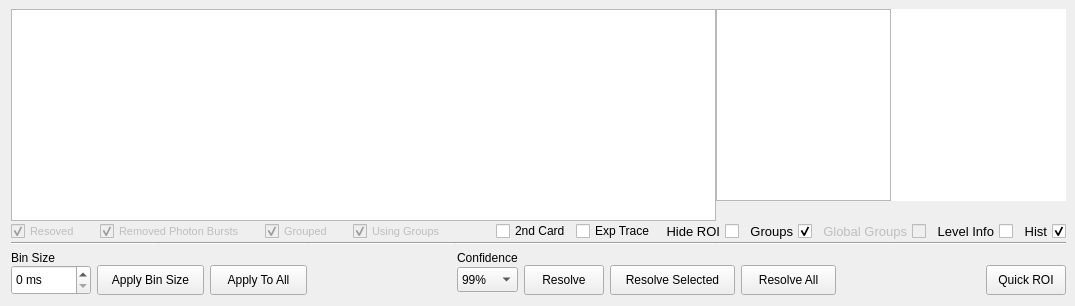
      <widget class="QWidget" name="tabIntensity">
       <property name="enabled">
        <bool>true</bool>
       </property>
       <property name="autoFillBackground">
        <bool>true</bool>
       </property>
       <attribute name="icon">
        <iconset resource="../icons.qrc">
         <normaloff>:/icons/icons/intensity.png</normaloff>:/icons/icons/intensity.png</iconset>
       </attribute>
       <attribute name="title">
        <string>Intensity</string>
       </attribute>
       <layout class="QGridLayout" name="gridLayout">
        <property name="topMargin">
         <number>9</number>
        </property>
        <property name="rightMargin">
         <number>9</number>
        </property>
        <item row="5" column="0">
         <layout class="QGridLayout" name="layInt_Buttons">
          <property name="verticalSpacing">
           <number>0</number>
          </property>
          <item row="1" column="0">
           <widget class="QSpinBox" name="spbBinSize">
            <property name="sizePolicy">
             <sizepolicy hsizetype="Preferred" vsizetype="Fixed">
              <horstretch>0</horstretch>
              <verstretch>0</verstretch>
             </sizepolicy>
            </property>
            <property name="minimumSize">
             <size>
              <width>80</width>
              <height>30</height>
             </size>
            </property>
            <property name="suffix">
             <string> ms</string>
            </property>
            <property name="prefix">
             <string/>
            </property>
            <property name="maximum">
             <number>9999</number>
            </property>
           </widget>
          </item>
          <item row="1" column="1">
           <widget class="QPushButton" name="btnApplyBin">
            <property name="sizePolicy">
             <sizepolicy hsizetype="Fixed" vsizetype="Fixed">
              <horstretch>0</horstretch>
              <verstretch>0</verstretch>
             </sizepolicy>
            </property>
            <property name="minimumSize">
             <size>
              <width>107</width>
              <height>30</height>
             </size>
            </property>
            <property name="text">
             <string>Apply Bin Size</string>
            </property>
            <property name="icon">
             <iconset resource="../icons.qrc">
              <normaloff>:/icons/icons/apply-one.png</normaloff>:/icons/icons/apply-one.png</iconset>
            </property>
            <property name="iconSize">
             <size>
              <width>25</width>
              <height>25</height>
             </size>
            </property>
           </widget>
          </item>
          <item row="1" column="3">
           <spacer name="spcInt_Buttons">
            <property name="orientation">
             <enum>Qt::Horizontal</enum>
            </property>
            <property name="sizeType">
             <enum>QSizePolicy::Expanding</enum>
            </property>
            <property name="sizeHint" stdset="0">
             <size>
              <width>40</width>
              <height>20</height>
             </size>
            </property>
           </spacer>
          </item>
          <item row="0" column="0">
           <widget class="QLabel" name="lblInt_Bin_Size">
            <property name="font">
             <font>
              <weight>50</weight>
              <bold>false</bold>
              <underline>false</underline>
             </font>
            </property>
            <property name="text">
             <string>Bin Size</string>
            </property>
            <property name="alignment">
             <set>Qt::AlignLeading|Qt::AlignLeft|Qt::AlignVCenter</set>
            </property>
           </widget>
          </item>
          <item row="1" column="5">
           <widget class="QPushButton" name="btnResolve">
            <property name="sizePolicy">
             <sizepolicy hsizetype="Fixed" vsizetype="Fixed">
              <horstretch>0</horstretch>
              <verstretch>0</verstretch>
             </sizepolicy>
            </property>
            <property name="minimumSize">
             <size>
              <width>80</width>
              <height>30</height>
             </size>
            </property>
            <property name="text">
             <string>Resolve</string>
            </property>
            <property name="icon">
             <iconset resource="../icons.qrc">
              <normaloff>:/icons/icons/resolve-current.png</normaloff>:/icons/icons/resolve-current.png</iconset>
            </property>
            <property name="iconSize">
             <size>
              <width>25</width>
              <height>25</height>
             </size>
            </property>
           </widget>
          </item>
          <item row="1" column="6">
           <widget class="QPushButton" name="btnResolve_Selected">
            <property name="sizePolicy">
             <sizepolicy hsizetype="Fixed" vsizetype="Fixed">
              <horstretch>0</horstretch>
              <verstretch>0</verstretch>
             </sizepolicy>
            </property>
            <property name="minimumSize">
             <size>
              <width>125</width>
              <height>30</height>
             </size>
            </property>
            <property name="text">
             <string>Resolve Selected</string>
            </property>
            <property name="icon">
             <iconset resource="../icons.qrc">
              <normaloff>:/icons/icons/resolve-selected.png</normaloff>:/icons/icons/resolve-selected.png</iconset>
            </property>
            <property name="iconSize">
             <size>
              <width>25</width>
              <height>25</height>
             </size>
            </property>
           </widget>
          </item>
          <item row="1" column="2">
           <widget class="QPushButton" name="btnApplyBinAll">
            <property name="sizePolicy">
             <sizepolicy hsizetype="Fixed" vsizetype="Fixed">
              <horstretch>0</horstretch>
              <verstretch>0</verstretch>
             </sizepolicy>
            </property>
            <property name="minimumSize">
             <size>
              <width>97</width>
              <height>30</height>
             </size>
            </property>
            <property name="text">
             <string>Apply To All</string>
            </property>
            <property name="icon">
             <iconset resource="../icons.qrc">
              <normaloff>:/icons/icons/apply-all.png</normaloff>:/icons/icons/apply-all.png</iconset>
            </property>
            <property name="iconSize">
             <size>
              <width>25</width>
              <height>25</height>
             </size>
            </property>
           </widget>
          </item>
          <item row="1" column="7">
           <widget class="QPushButton" name="btnResolveAll">
            <property name="sizePolicy">
             <sizepolicy hsizetype="Fixed" vsizetype="Fixed">
              <horstretch>0</horstretch>
              <verstretch>0</verstretch>
             </sizepolicy>
            </property>
            <property name="minimumSize">
             <size>
              <width>95</width>
              <height>30</height>
             </size>
            </property>
            <property name="text">
             <string>Resolve All</string>
            </property>
            <property name="icon">
             <iconset resource="../icons.qrc">
              <normaloff>:/icons/icons/resolve-all.png</normaloff>:/icons/icons/resolve-all.png</iconset>
            </property>
            <property name="iconSize">
             <size>
              <width>25</width>
              <height>25</height>
             </size>
            </property>
           </widget>
          </item>
          <item row="1" column="4">
           <widget class="QComboBox" name="cmbConfIndex">
            <property name="sizePolicy">
             <sizepolicy hsizetype="Preferred" vsizetype="Fixed">
              <horstretch>0</horstretch>
              <verstretch>0</verstretch>
             </sizepolicy>
            </property>
            <property name="minimumSize">
             <size>
              <width>0</width>
              <height>25</height>
             </size>
            </property>
            <item>
             <property name="text">
              <string>99%</string>
             </property>
            </item>
            <item>
             <property name="text">
              <string>95%</string>
             </property>
            </item>
            <item>
             <property name="text">
              <string>90%</string>
             </property>
            </item>
            <item>
             <property name="text">
              <string>69%</string>
             </property>
            </item>
           </widget>
          </item>
          <item row="0" column="4">
           <widget class="QLabel" name="lblInt_Confidence">
            <property name="text">
             <string>Confidence</string>
            </property>
            <property name="alignment">
             <set>Qt::AlignLeading|Qt::AlignLeft|Qt::AlignVCenter</set>
            </property>
           </widget>
          </item>
          <item row="1" column="8">
           <spacer name="spcInt_Buttons_2">
            <property name="orientation">
             <enum>Qt::Horizontal</enum>
            </property>
            <property name="sizeType">
             <enum>QSizePolicy::Expanding</enum>
            </property>
            <property name="sizeHint" stdset="0">
             <size>
              <width>40</width>
              <height>20</height>
             </size>
            </property>
           </spacer>
          </item>
          <item row="1" column="9">
           <widget class="QPushButton" name="btnQuickROI">
            <property name="sizePolicy">
             <sizepolicy hsizetype="Fixed" vsizetype="Fixed">
              <horstretch>0</horstretch>
              <verstretch>0</verstretch>
             </sizepolicy>
            </property>
            <property name="minimumSize">
             <size>
              <width>80</width>
              <height>30</height>
             </size>
            </property>
            <property name="text">
             <string>Quick ROI</string>
            </property>
            <property name="icon">
             <iconset resource="../icons.qrc">
              <normaloff>:/icons/icons/quick-roi.png</normaloff>:/icons/icons/quick-roi.png</iconset>
            </property>
            <property name="iconSize">
             <size>
              <width>25</width>
              <height>25</height>
             </size>
            </property>
           </widget>
          </item>
         </layout>
        </item>
        <item row="0" column="0">
         <layout class="QGridLayout" name="layInt_Plots">
          <property name="leftMargin">
           <number>0</number>
          </property>
          <property name="topMargin">
           <number>0</number>
          </property>
          <property name="rightMargin">
           <number>0</number>
          </property>
          <property name="bottomMargin">
           <number>0</number>
          </property>
          <property name="spacing">
           <number>0</number>
          </property>
          <item row="1" column="3" colspan="3">
           <layout class="QHBoxLayout" name="layInt_Chbs">
            <property name="spacing">
             <number>5</number>
            </property>
            <item>
             <spacer name="horizontalSpacer_2">
              <property name="orientation">
               <enum>Qt::Horizontal</enum>
              </property>
              <property name="sizeHint" stdset="0">
               <size>
                <width>40</width>
                <height>20</height>
               </size>
              </property>
             </spacer>
            </item>
            <item>
             <widget class="QCheckBox" name="chbSecondCard">
              <property name="text">
               <string>2nd Card</string>
              </property>
             </widget>
            </item>
            <item>
             <widget class="QCheckBox" name="chbInt_Exp_Trace">
              <property name="text">
               <string>Exp Trace</string>
              </property>
             </widget>
            </item>
            <item>
             <widget class="QCheckBox" name="chbInt_Show_ROI">
              <property name="sizePolicy">
               <sizepolicy hsizetype="Minimum" vsizetype="Minimum">
                <horstretch>0</horstretch>
                <verstretch>0</verstretch>
               </sizepolicy>
              </property>
              <property name="font">
               <font>
                <pointsize>10</pointsize>
               </font>
              </property>
              <property name="layoutDirection">
               <enum>Qt::RightToLeft</enum>
              </property>
              <property name="text">
               <string>Hide ROI</string>
              </property>
              <property name="iconSize">
               <size>
                <width>16</width>
                <height>16</height>
               </size>
              </property>
              <property name="checked">
               <bool>false</bool>
              </property>
              <property name="tristate">
               <bool>true</bool>
              </property>
             </widget>
            </item>
            <item>
             <widget class="QCheckBox" name="chbInt_Show_Groups">
              <property name="sizePolicy">
               <sizepolicy hsizetype="Minimum" vsizetype="Minimum">
                <horstretch>0</horstretch>
                <verstretch>0</verstretch>
               </sizepolicy>
              </property>
              <property name="font">
               <font>
                <pointsize>10</pointsize>
               </font>
              </property>
              <property name="layoutDirection">
               <enum>Qt::RightToLeft</enum>
              </property>
              <property name="text">
               <string>Groups</string>
              </property>
              <property name="iconSize">
               <size>
                <width>16</width>
                <height>16</height>
               </size>
              </property>
              <property name="checked">
               <bool>true</bool>
              </property>
             </widget>
            </item>
            <item>
             <widget class="QCheckBox" name="chbInt_Show_Global_Groups">
              <property name="enabled">
               <bool>false</bool>
              </property>
              <property name="sizePolicy">
               <sizepolicy hsizetype="Minimum" vsizetype="Minimum">
                <horstretch>0</horstretch>
                <verstretch>0</verstretch>
               </sizepolicy>
              </property>
              <property name="font">
               <font>
                <pointsize>10</pointsize>
               </font>
              </property>
              <property name="layoutDirection">
               <enum>Qt::RightToLeft</enum>
              </property>
              <property name="text">
               <string>Global Groups</string>
              </property>
              <property name="iconSize">
               <size>
                <width>16</width>
                <height>16</height>
               </size>
              </property>
              <property name="checked">
               <bool>false</bool>
              </property>
             </widget>
            </item>
            <item>
             <widget class="QCheckBox" name="chbInt_Show_Level_Info">
              <property name="sizePolicy">
               <sizepolicy hsizetype="Minimum" vsizetype="Minimum">
                <horstretch>0</horstretch>
                <verstretch>0</verstretch>
               </sizepolicy>
              </property>
              <property name="font">
               <font>
                <pointsize>10</pointsize>
               </font>
              </property>
              <property name="layoutDirection">
               <enum>Qt::RightToLeft</enum>
              </property>
              <property name="text">
               <string>Level Info</string>
              </property>
              <property name="iconSize">
               <size>
                <width>16</width>
                <height>16</height>
               </size>
              </property>
              <property name="checked">
               <bool>false</bool>
              </property>
             </widget>
            </item>
            <item>
             <widget class="QCheckBox" name="chbInt_Show_Hist">
              <property name="sizePolicy">
               <sizepolicy hsizetype="Minimum" vsizetype="Minimum">
                <horstretch>0</horstretch>
                <verstretch>0</verstretch>
               </sizepolicy>
              </property>
              <property name="font">
               <font>
                <pointsize>10</pointsize>
               </font>
              </property>
              <property name="layoutDirection">
               <enum>Qt::RightToLeft</enum>
              </property>
              <property name="text">
               <string>Hist</string>
              </property>
              <property name="iconSize">
               <size>
                <width>16</width>
                <height>16</height>
               </size>
              </property>
              <property name="checked">
               <bool>true</bool>
              </property>
             </widget>
            </item>
           </layout>
          </item>
          <item row="3" column="3">
           <widget class="Line" name="lineInt_4">
            <property name="sizePolicy">
             <sizepolicy hsizetype="Expanding" vsizetype="Fixed">
              <horstretch>0</horstretch>
              <verstretch>0</verstretch>
             </sizepolicy>
            </property>
            <property name="orientation">
             <enum>Qt::Horizontal</enum>
            </property>
           </widget>
          </item>
          <item row="0" column="4">
           <widget class="QWidget" name="wdgInt_Hist_Container" native="true">
            <property name="sizePolicy">
             <sizepolicy hsizetype="Fixed" vsizetype="Preferred">
              <horstretch>0</horstretch>
              <verstretch>0</verstretch>
             </sizepolicy>
            </property>
            <property name="maximumSize">
             <size>
              <width>175</width>
              <height>16777215</height>
             </size>
            </property>
            <layout class="QVBoxLayout" name="verticalLayout_14">
             <property name="spacing">
              <number>0</number>
             </property>
             <property name="leftMargin">
              <number>0</number>
             </property>
             <property name="topMargin">
              <number>0</number>
             </property>
             <property name="rightMargin">
              <number>0</number>
             </property>
             <property name="bottomMargin">
              <number>0</number>
             </property>
             <item>
              <widget class="PlotWidget" name="pgInt_Hist_PlotWidget">
               <property name="sizePolicy">
                <sizepolicy hsizetype="Fixed" vsizetype="Expanding">
                 <horstretch>0</horstretch>
                 <verstretch>0</verstretch>
                </sizepolicy>
               </property>
               <property name="maximumSize">
                <size>
                 <width>175</width>
                 <height>16777215</height>
                </size>
               </property>
              </widget>
             </item>
             <item>
              <spacer name="spcInt_Hist_Align">
               <property name="orientation">
                <enum>Qt::Vertical</enum>
               </property>
               <property name="sizeType">
                <enum>QSizePolicy::Fixed</enum>
               </property>
               <property name="sizeHint" stdset="0">
                <size>
                 <width>20</width>
                 <height>20</height>
                </size>
               </property>
              </spacer>
             </item>
            </layout>
           </widget>
          </item>
          <item row="1" column="0" colspan="3">
           <layout class="QHBoxLayout" name="layInt_Display">
            <property name="spacing">
             <number>20</number>
            </property>
            <item>
             <widget class="QCheckBox" name="chbInt_Disp_Resolved">
              <property name="enabled">
               <bool>false</bool>
              </property>
              <property name="font">
               <font>
                <pointsize>8</pointsize>
               </font>
              </property>
              <property name="text">
               <string>Resoved</string>
              </property>
              <property name="checked">
               <bool>true</bool>
              </property>
             </widget>
            </item>
            <item>
             <widget class="QCheckBox" name="chbInt_Disp_Photon_Bursts">
              <property name="enabled">
               <bool>false</bool>
              </property>
              <property name="font">
               <font>
                <pointsize>8</pointsize>
               </font>
              </property>
              <property name="text">
               <string>Removed Photon Bursts</string>
              </property>
              <property name="checked">
               <bool>true</bool>
              </property>
             </widget>
            </item>
            <item>
             <widget class="QCheckBox" name="chbInt_Disp_Grouped">
              <property name="enabled">
               <bool>false</bool>
              </property>
              <property name="font">
               <font>
                <pointsize>8</pointsize>
               </font>
              </property>
              <property name="text">
               <string>Grouped</string>
              </property>
              <property name="checked">
               <bool>true</bool>
              </property>
             </widget>
            </item>
            <item>
             <widget class="QCheckBox" name="chbInt_Disp_Using_Groups">
              <property name="enabled">
               <bool>false</bool>
              </property>
              <property name="font">
               <font>
                <pointsize>8</pointsize>
               </font>
              </property>
              <property name="text">
               <string>Using Groups</string>
              </property>
              <property name="checked">
               <bool>true</bool>
              </property>
             </widget>
            </item>
            <item>
             <spacer name="horizontalSpacer">
              <property name="orientation">
               <enum>Qt::Horizontal</enum>
              </property>
              <property name="sizeHint" stdset="0">
               <size>
                <width>10</width>
                <height>20</height>
               </size>
              </property>
             </spacer>
            </item>
           </layout>
          </item>
          <item row="3" column="2">
           <widget class="Line" name="lineInt_3">
            <property name="sizePolicy">
             <sizepolicy hsizetype="Expanding" vsizetype="Fixed">
              <horstretch>0</horstretch>
              <verstretch>0</verstretch>
             </sizepolicy>
            </property>
            <property name="orientation">
             <enum>Qt::Horizontal</enum>
            </property>
           </widget>
          </item>
          <item row="3" column="0">
           <widget class="Line" name="lineInt_1">
            <property name="sizePolicy">
             <sizepolicy hsizetype="Expanding" vsizetype="Fixed">
              <horstretch>0</horstretch>
              <verstretch>0</verstretch>
             </sizepolicy>
            </property>
            <property name="orientation">
             <enum>Qt::Horizontal</enum>
            </property>
           </widget>
          </item>
          <item row="3" column="1">
           <widget class="Line" name="lineInt_2">
            <property name="sizePolicy">
             <sizepolicy hsizetype="Expanding" vsizetype="Fixed">
              <horstretch>0</horstretch>
              <verstretch>0</verstretch>
             </sizepolicy>
            </property>
            <property name="orientation">
             <enum>Qt::Horizontal</enum>
            </property>
           </widget>
          </item>
          <item row="0" column="0" colspan="4">
           <widget class="PlotWidget" name="pgIntensity_PlotWidget">
            <property name="sizePolicy">
             <sizepolicy hsizetype="Expanding" vsizetype="Expanding">
              <horstretch>0</horstretch>
              <verstretch>0</verstretch>
             </sizepolicy>
            </property>
           </widget>
          </item>
          <item row="3" column="4">
           <widget class="Line" name="lineInt_Hist">
            <property name="sizePolicy">
             <sizepolicy hsizetype="Minimum" vsizetype="Minimum">
              <horstretch>0</horstretch>
              <verstretch>0</verstretch>
             </sizepolicy>
            </property>
            <property name="minimumSize">
             <size>
              <width>175</width>
              <height>0</height>
             </size>
            </property>
            <property name="orientation">
             <enum>Qt::Horizontal</enum>
            </property>
           </widget>
          </item>
          <item row="0" column="5">
           <widget class="QWidget" name="wdgInt_Level_Info_Container" native="true">
            <property name="sizePolicy">
             <sizepolicy hsizetype="Fixed" vsizetype="Preferred">
              <horstretch>0</horstretch>
              <verstretch>0</verstretch>
             </sizepolicy>
            </property>
            <layout class="QVBoxLayout" name="verticalLayout_20">
             <property name="spacing">
              <number>0</number>
             </property>
             <property name="leftMargin">
              <number>0</number>
             </property>
             <property name="topMargin">
              <number>0</number>
             </property>
             <property name="rightMargin">
              <number>0</number>
             </property>
             <property name="bottomMargin">
              <number>0</number>
             </property>
             <item>
              <widget class="QTextBrowser" name="txtLevelInfoInt">
               <property name="sizePolicy">
                <sizepolicy hsizetype="Fixed" vsizetype="Expanding">
                 <horstretch>0</horstretch>
                 <verstretch>0</verstretch>
                </sizepolicy>
               </property>
               <property name="maximumSize">
                <size>
                 <width>175</width>
                 <height>16777215</height>
                </size>
               </property>
               <property name="font">
                <font>
                 <pointsize>8</pointsize>
                 <weight>50</weight>
                 <bold>false</bold>
                </font>
               </property>
               <property name="autoFillBackground">
                <bool>true</bool>
               </property>
               <property name="frameShape">
                <enum>QFrame::NoFrame</enum>
               </property>
               <property name="frameShadow">
                <enum>QFrame::Plain</enum>
               </property>
               <property name="readOnly">
                <bool>true</bool>
               </property>
               <property name="placeholderText">
                <string/>
               </property>
              </widget>
             </item>
             <item>
              <spacer name="spcInt_Level_Info">
               <property name="orientation">
                <enum>Qt::Vertical</enum>
               </property>
               <property name="sizeType">
                <enum>QSizePolicy::Fixed</enum>
               </property>
               <property name="sizeHint" stdset="0">
                <size>
                 <width>20</width>
                 <height>20</height>
                </size>
               </property>
              </spacer>
             </item>
            </layout>
           </widget>
          </item>
          <item row="3" column="5">
           <widget class="Line" name="lineInt_Level">
            <property name="sizePolicy">
             <sizepolicy hsizetype="Minimum" vsizetype="Minimum">
              <horstretch>0</horstretch>
              <verstretch>0</verstretch>
             </sizepolicy>
            </property>
            <property name="minimumSize">
             <size>
              <width>175</width>
              <height>0</height>
             </size>
            </property>
            <property name="orientation">
             <enum>Qt::Horizontal</enum>
            </property>
           </widget>
          </item>
         </layout>
        </item>
       </layout>
      </widget>
